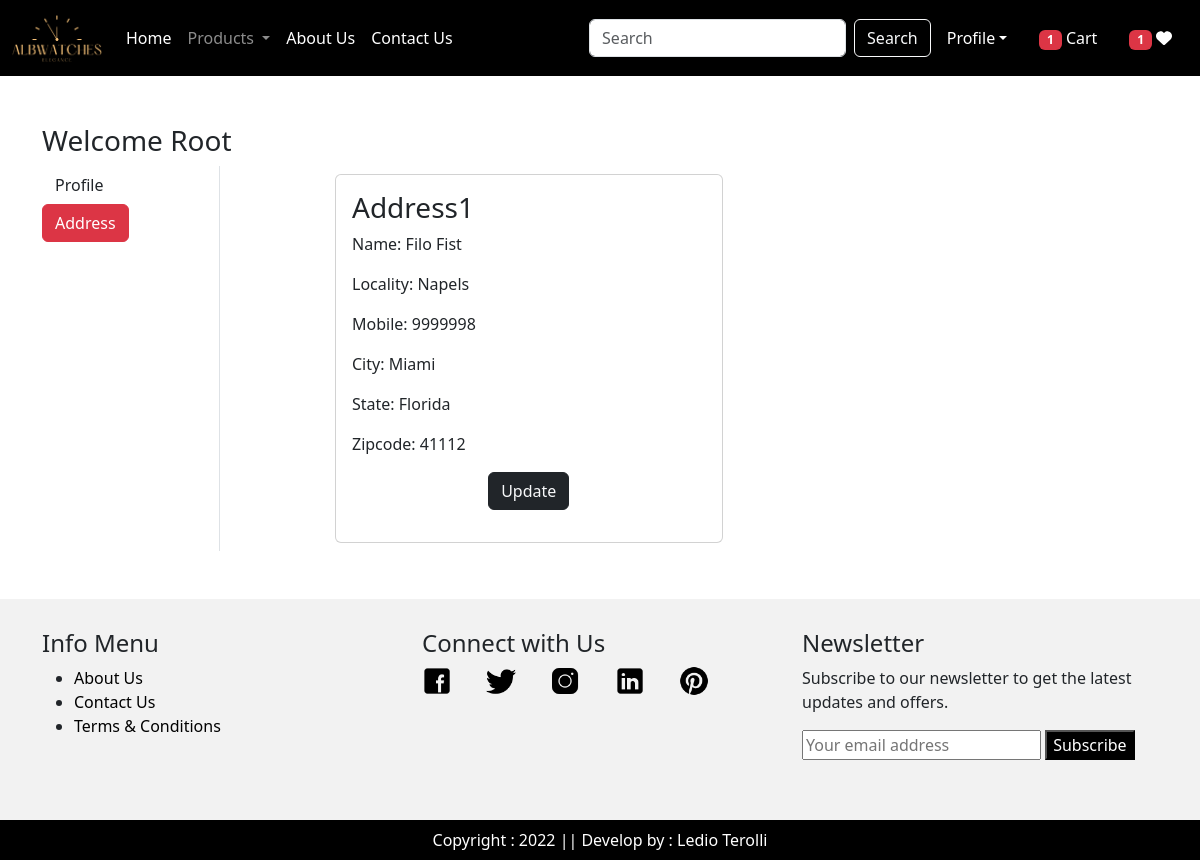
The page /address/ (signed in) on the database its author committed.
### app/models.py (models this page shows, shortened)
class Customer(models.Model):
    user = models.ForeignKey(User,on_delete=models.CASCADE)
    name = models.CharField(max_length=200)
    locality = models.CharField(max_length=200)
    city = models.CharField(max_length=50)
    mobile = models.IntegerField(default=0)
    zipcode = models.IntegerField()
    state = models.CharField(choices=STATE_CHOICES, max_length=100)

### app/views.py (the view)
# urls.py: path('address/', views.address, name='address'),
@login_required
def address(request):
    add = Customer.objects.filter(user=request.user)
    totalitem = 0
    wishitem = 0
    if request.user.is_authenticated:
        totalitem = len(Cart.objects.filter(user=request.user))
        wishitem = len(Wishlist.objects.filter(user=request.user))
    return render(request, 'app/address.html', locals())

### app/templates/app/address.html (shortened to what this page needs)
{% extends "app/base.html" %}
{% load static %}
{% block main-content %}
<div class="container my-5">
    <div class = "row">
        <h3> Welcome <span class="text-capitalize">{{request.user}}</span></h3>
        <div class="col-sm-2 border-end">
            <ul class="list-unstyled">
                <li class="d=grid"><a href="{% url 'profile' %}" class="btn ">Profile</a></li>
                <li class="d=grid"><a href="{% url 'address' %}" class="btn btn-danger">Address</a></li>
            </ul>
        </div>
        <div class="col-sm-9 offset-sm-1">
            <div class="row">
                {% for ad in add %}
                <div class="col-sm-6">
                    <div class="card m-2">
                        <div class="card-body">
                         <h3>Address{{forloop.counter}}</h3>
                         <p>Name: {{ad.name}}</p>
                         <p>Locality: {{ad.locality}}</p>
                         <p>Mobile: {{ad.mobile}}</p>
                         <p>City: {{ad.city}}</p>
                         <p>State: {{ad.state}}</p>
                         <p>Zipcode: {{ad.zipcode}}</p>
                         <p class="text-center"><a href="{% url 'updateAddress' pk=ad.id %}" type="button" class="btn btn-dark text-light">Update</a></p>
                        </div>
                    </div>
                </div>
                {% endfor %}
            </div>
        </div>
    </div>
</div>
{% endblock main-content %}

### rows shown on the page
Customer: name "Filo Fist", locality "Napels", mobile "9999998", city "Miami", state "Florida", zipcode "41112"

### other values the page prints
{{ totalitem }} "1"
{{ wishitem }} "1"
{{ request.user }} "Root"
